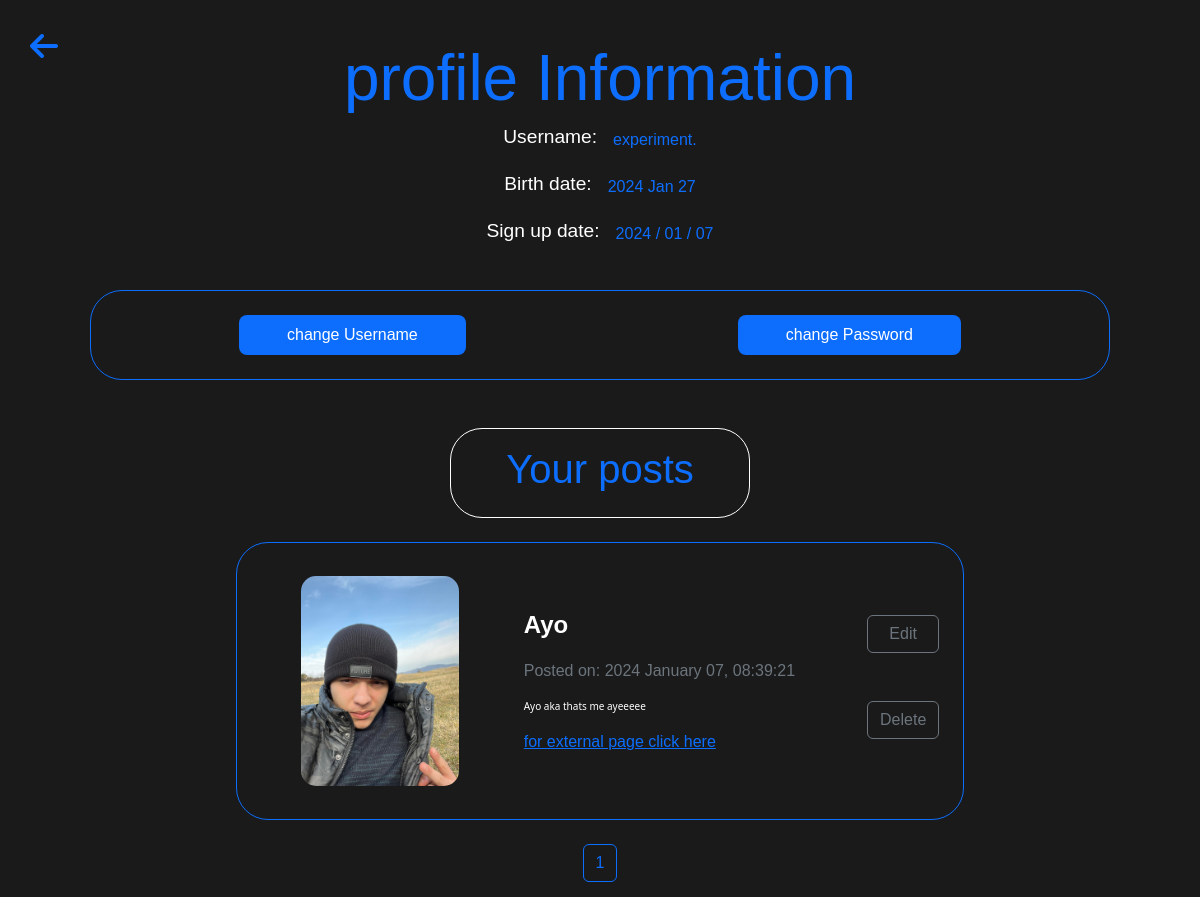
Screenshot of /profile/1 (signed in) with the database file from the repository.
### models.py (models this page shows, shortened)
class BaseModel:
  def create(self):
    db.session.add(self)
    db.session.commit()

class UserModel(db.Model, BaseModel, UserMixin):
  id = db.Column(db.Integer, primary_key=True)
  username = db.Column(db.String(10), nullable=False)
  password = db.Column(db.String(20), nullable=False)
  birthDate = db.Column(db.DateTime(), default=datetime.utcnow())
  signUpDate = db.Column(db.DateTime(), default=datetime.utcnow())
  role = db.Column(db.String())

class PostModel(db.Model, BaseModel):
  id = db.Column(db.Integer, primary_key=True)
  image = db.Column(db.String, nullable=False)
  title = db.Column(db.String(25), nullable=False)
  description = db.Column(db.String(75), nullable=False)
  date = db.Column(db.DateTime, default=datetime.utcnow())
  user_id = db.Column(db.Integer, db.ForeignKey('user_model.id'), nullable=False)
  user = db.relationship('UserModel', backref='post', lazy=True)

### routes.py (the view)
@app.route('/profile/<int:page_id>', methods=['GET', 'POST'])
@login_required
def profile_information(page_id):
   all_posted_information = PostModel.query.filter_by(user_id=current_user.id).paginate(per_page=5, page=page_id)
   user_information = UserModel.query.all()
   return render_template('profile.html', all_posted_information=all_posted_information, user_information=user_information)

### models.py (called while the page is built)
@login_manager.user_loader
def load_user(user_id):
  return UserModel.query.get(user_id)

### templates/profile.html (shortened to what this page needs)
<!DOCTYPE html>
<html lang="en">
<head>
    <link rel="stylesheet" href="/static/css/profile.css">
    <link href="https://cdn.jsdelivr.net/npm/bootstrap@5.3.2/dist/css/bootstrap.min.css" rel="stylesheet">
</head>
<body class="w-100">
   <div class="mb-3">
     <a href="/1">
      <i class="fa-sharp fa-solid fa-arrow-left text-primary fs-2"></i>
     </a>
    </div>
    <div class="profile__information d-flex align-items-center flex-column p-4">
      <h1 class="display-3 text-primary">profile Information</h1>
      <div class="mb-3 d-flex align-items-center gap-3" user_info>
        <h1>Username:</h1>
        <span>{{ current_user.username }}.</span>
      </div>
      <div class="mb-3 d-flex align-items-center gap-3" user_info>
        <h1>Birth date:</h1>
        <span>{{ current_user.birthDate.strftime('%Y %b %d') }}</span>
      </div>
      <div class="mb-3 d-flex align-items-center gap-3" user_info>
        <h1>Sign up date:</h1>
        <span>{{ current_user.signUpDate.strftime('%Y / %m / %d') }}</span>
      </div>
    </div>
    <div class="change__SignUp--information container-fluid border border-1 border-primary rounded-5 d-flex justify-content-around align-items-center mb-5">
      <a href="{{ url_for('edit_profile_username', information_id=current_user.id) }}">
        <button class="border-0 rounded-3 bg-primary text-white p-2 px-5">change Username</button>
      </a>
      <a href="{{ url_for('edit_profile_password', information_id=current_user.id) }}">
        <button class="border-0 rounded-3 bg-primary text-white p-2 px-5">change Password</button>
      </a>
    </div>
    <div class="Your_posts border border-1 rounded-5 w-25 border-white" style="margin-inline: auto;">
      <h1 class="p-3 text-primary text-center">Your posts</h1>
    </div>
  <div class="container-fluid flex-column d-flex justify-content-center">
    {% include 'profile__article.html' %}
  </div>
</body>
</html>

### templates/profile__article.html
{% block content %}
{% for info in all_posted_information %}
<section class="d-flex all__posts--section gap-4 my-4 border border-1 border-primary rounded-5 footer p-4">
  <div class="col-img img-fluid d-flex justify-content-center align-items-center" style="width: 239px;">
    <img src="/static/img/{{ info.image }}" alt="image" class="img-fluid" style="max-width: 170px; max-height: 210px; border-radius: 15px;">
  </div>
  <div class="col-text d-flex justify-content-center flex-column">
    <p class="fw-bold fs-4 article__title">{{ info.title }}</p>
    <p class="text-secondary relase__date">Posted on: {{ info.date.strftime('%Y %B %d, %H:%M:%S ')  }} </p>
    <p class="description__text">
      {{ info.description }}
    </p>
    <a href="/post/{{ info.id }}" class="more__info">
      for external page click here
    </a>
  </div>
  {% for user in user_information %}
    {% if current_user.username == user.username %}
      <div class="additional_section my-5 gap-5 ms-5">
        <a href="{{ url_for('edit_info', information_id=info.id) }}" class="btn btn-outline-secondary">Edit</a>
        <a href="{{ url_for('delete', id=info.id) }}" class="btn btn-outline-secondary mb-2" role="button">Delete</a>
      </div>
    {% endif %}
  {% endfor %}
</section>
{% endfor %}
<nav aria-label="Profile pagination" style="margin-inline: auto !important;">
  <ul class="pagination">
    {% for page in all_posted_information.iter_pages() %}
    <li class="page-item"><a class="page-link text-primary border border-primary" style="background: #1a1a1a !important;" href="/profile/{{ page }}">{{ page }}</a></li>
    {% endfor %}
  </ul>
</nav>
{% endblock %}

### static/css/profile.css (style rules this page uses)
body { background-color: #1a1a1a !important; color: #ffffff !important; font-family: 'Arial', sans-serif !important; margin: 0 !important; padding: 0 !important; box-sizing: border-box !important; }
.fa-arrow-left { position: absolute; left: 30px; top: 30px; }
span { color: rgb(13,110,253); font-size: larger; }
.additional_section { display: flex; flex-direction: column; }
.change__SignUp--information { margin-inline: auto !important; width: 85% !important; height: 10cqb; }
.change__SignUp--information > a > button { transition: opacity 0.3s, border-color 0.3s; }
.footer { margin-inline: auto; height: auto !important; }
.article__title { width: 50% !important; }
.description__text { font-size: 10px !important; font-family: system-ui, 'Roboto', sans-serif; }
@media screen and (max-width: 1280px) { [user_info] > h1 { font-size: 1.2rem; } }
@media screen and (max-width: 1280px) { [user_info] > span { font-size: 1rem; } }

### rows the page displays
UserModel: username "experiment", birthDate "2024 Jan 27", signUpDate "2024 / 01 / 07"
PostModel: image (picture), title "Ayo", date "2024 January 07, 08:39:21", description "Ayo aka thats me ayeeeee"

### other values shown
{{ page }} "1"
